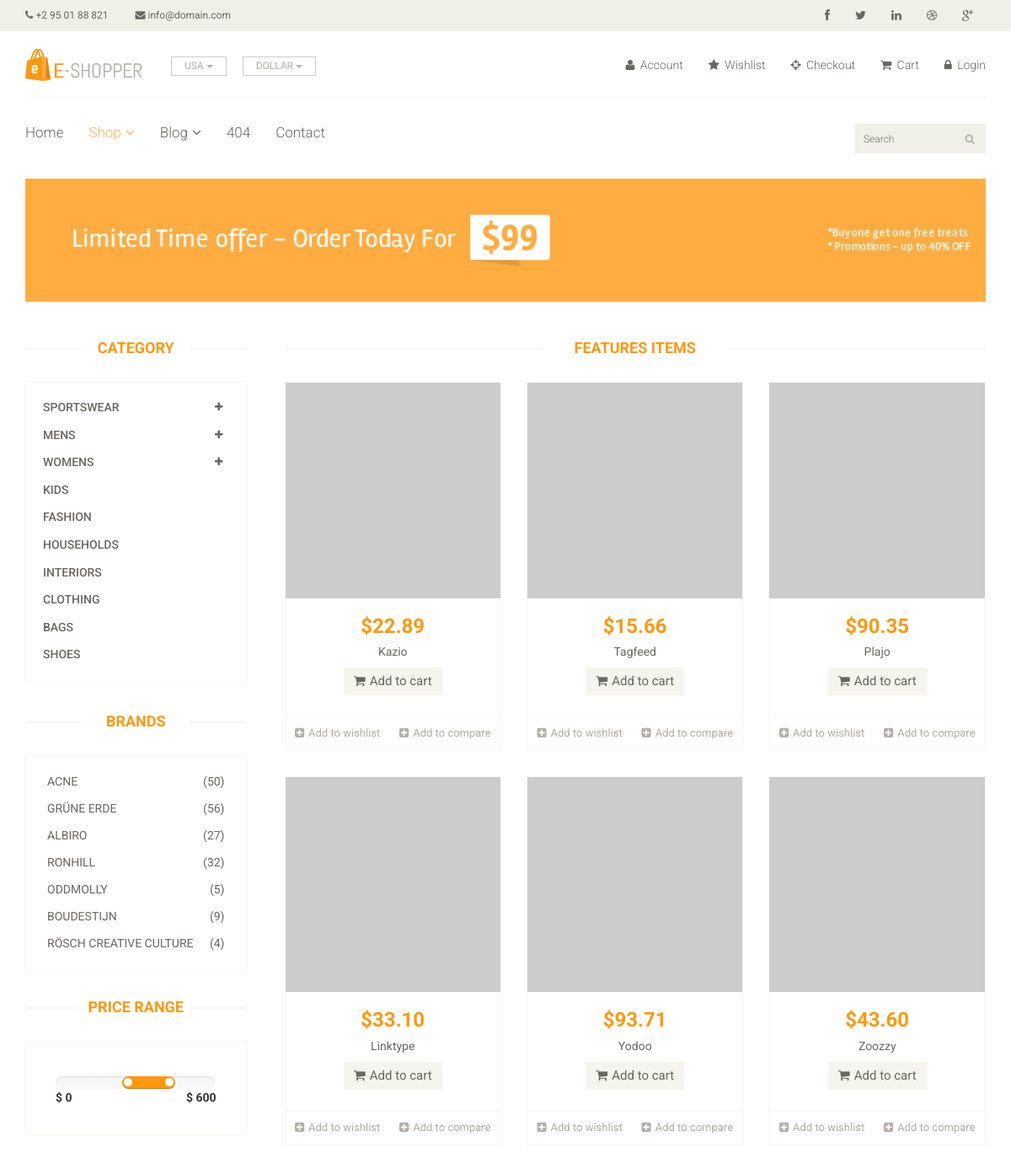
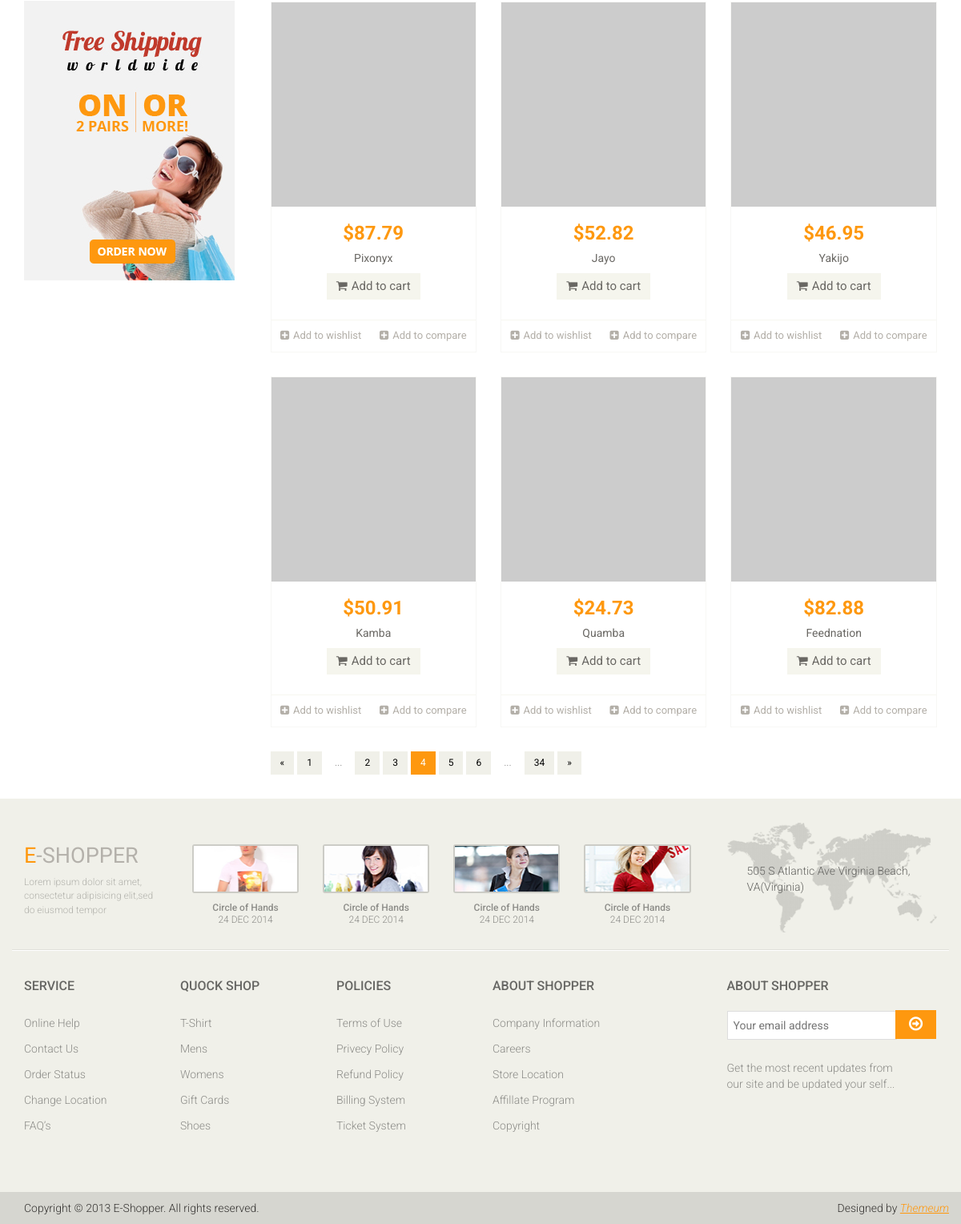
Screenshot of /product?page=4 with the database file from the repository (2 pictures, top to bottom).
### tables this page shows
CREATE TABLE `products` (
  `id` int(11) DEFAULT NULL,
  `product_name` varchar(50) DEFAULT NULL,
  `product_price` varchar(50) DEFAULT NULL,
  `product_description` text,
  `link_image` varchar(50) DEFAULT NULL
);

### app/view/shop.php (the view, shortened to what the rows shown need)
<?php include "header.php";
?>
    <body>
<section>
    <div class="container">
        <div class="row">
            <div class="col-sm-3">
                <div class="left-sidebar">
                    <h2>Category</h2>
                    <div class="brands_products">
                        <h2>Brands</h2>
                    </div>
                    <div class="price-range">
                        <h2>Price Range</h2>
                    </div>
                </div>
            </div>
            <div class="col-sm-9 padding-right">
                <div class="features_items">
                    <h2 class="title text-center">Features Items</h2>
                    <?php for ($i = 0; $i < count($result->data); $i++) : ?>
                        <div class="col-sm-4">
                            <div class="product-image-wrapper">
                                <div class="single-products">
                                    <div class="productinfo text-center">
                                        <img src="<?php echo $result->data[$i]['link_image']?>" alt=""/>
                                        <h2><?php echo $result->data[$i]['product_price'] ?></h2>
                                        <p style="text-overflow: ellipsis; white-space: nowrap; width: 100%; height: 16px; line-height: 1 "><?php echo $result->data[$i]['product_name'] ?></p>
                                        <a href="#" class="btn btn-default add-to-cart"><i
                                                class="fa fa-shopping-cart"></i>Add to cart</a>
                                    </div>
                                    <div class="product-overlay">
                                        <div class="overlay-content">
                                        </div>
                                    </div>
                                </div>
                                <div class="choose">
                                    <ul class="nav nav-pills nav-justified">
                                        <li><a href=""><i class="fa fa-plus-square"></i>Add to wishlist</a></li>
                                        <li><a href=""><i class="fa fa-plus-square"></i>Add to compare</a></li>
                                    </ul>
                                </div>
                            </div>
                        </div>
                    <?php endfor; ?>
                </div>
            </div>
        </div>
    </div>
</section>
<footer id="footer">
    <div class="footer-top">
        <div class="container">
            <div class="row">
                <div class="col-sm-2">
                    <div class="companyinfo">
                        <h2><span>e</span>-shopper</h2>
                    </div>
                </div>
                <div class="col-sm-7">
                    <div class="col-sm-3">
                        <div class="video-gallery text-center">
                            <h2>24 DEC 2014</h2>
                        </div>
                    </div>
                    <div class="col-sm-3">
                        <div class="video-gallery text-center">
                            <h2>24 DEC 2014</h2>
                        </div>
                    </div>
                    <div class="col-sm-3">
                        <div class="video-gallery text-center">
                            <h2>24 DEC 2014</h2>
                        </div>
                    </div>
                    <div class="col-sm-3">
                        <div class="video-gallery text-center">
                            <h2>24 DEC 2014</h2>
                        </div>
                    </div>
                </div>
            </div>
        </div>
    </div>
    <div class="footer-widget">
        <div class="container">
            <div class="row">
                <div class="col-sm-2">
                    <div class="single-widget">
                        <h2>Service</h2>
                    </div>
                </div>
                <div class="col-sm-2">
                    <div class="single-widget">
                        <h2>Quock Shop</h2>
                    </div>
                </div>
                <div class="col-sm-2">
                    <div class="single-widget">
                        <h2>Policies</h2>
                    </div>
                </div>
                <div class="col-sm-2">
                    <div class="single-widget">
                        <h2>About Shopper</h2>
                    </div>
                </div>
                <div class="col-sm-3 col-sm-offset-1">
                    <div class="single-widget">
                        <h2>About Shopper</h2>
                    </div>
                </div>
            </div>
        </div>
    </div>
</footer>
<?php include "footer.php" ?>

### rows the page displays
products: product_price "$22.89", product_name "Kazio"
products: product_price "$15.66", product_name "Tagfeed"
products: product_price "$90.35", product_name "Plajo"
products: product_price "$33.10", product_name "Linktype"
products: product_price "$93.71", product_name "Yodoo"
products: product_price "$43.60", product_name "Zoozzy"
products: product_price "$87.79", product_name "Pixonyx"
products: product_price "$52.82", product_name "Jayo"
products: product_price "$46.95", product_name "Yakijo"
products: product_price "$50.91", product_name "Kamba"
products: product_price "$24.73", product_name "Quamba"
products: product_price "$82.88", product_name "Feednation"

### other values shown
$last "34"
